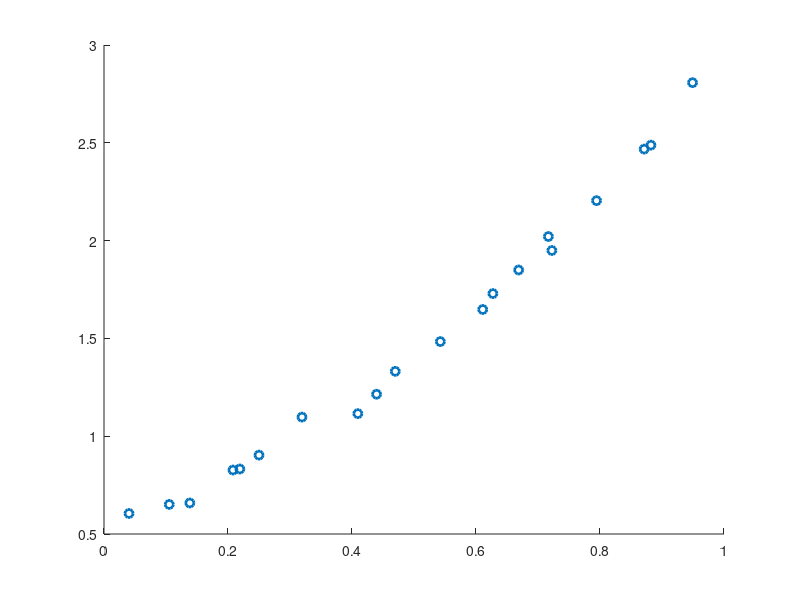

Recreate this plot in MATLAB. (Note: this script raises an error after producing the figure.)
data = csvread('data.csv'); % read data from data.csv
% now data is a 20-by-2 matrix, where
% the 1st column is x_i
% the 2nd column is y_i

% objective function evaluation for line search
f = @(theta) sum((exp(theta(1)*data(:,1)) + theta(2) - data(:,2)).^2);

hold on
scatter(data(:,1), data(:,2), 'LineWidth', 2); % visualize the data points

% next, we fit the data using the curve 
% f(x_i, theta) = exp(theta(1) * x_i) + theta(2);
% by minimizing the nonlinear least squares E w.r.t. theta:
theta = [0; 0]; % initial guess
theta_seq = theta;
s = []; % to store x_(i+1) - x_i
y = []; % to store g_(i+1) - g_i
for i=1:1000 % run at most 1000 iterations
    g = grad_E(theta, data); % calculate the gradient of E w.r.t. theta
    if norm(g) < 1e-4 % stopping criteria
        break
    end
    p = LBFGS(g, s, y); % calculate the search direction using the gradient g and history information
    alpha = linesearch(theta, p, 1, f); % backtracking line search to ensure energy decrease
    theta = theta + alpha * p; % update theta using step size alpha
    theta_seq = [theta_seq, theta];
    
    % record history information:
    s = [s, alpha * p];
    y = [y, grad_E(theta, data) - g];
    if size(s,2) > 5 % only store them from the past 5 iterations
        s = s(:,(end-4):end);
        y = y(:,(end-4):end);
    end
end
sprintf('%d iterations, gradient norm = %f', size(theta_seq, 2), norm(grad_E(theta, data)))

% visualize our fitted curve:
f = @(x) exp(theta(1) * x) + theta(2);
x=linspace(0, 1, 100);
plot(x, f(x), 'LineWidth', 2);
lgd = legend('data points', 'fitted curve', 'location', 'northwest');
lgd.FontSize = 20;
hold off